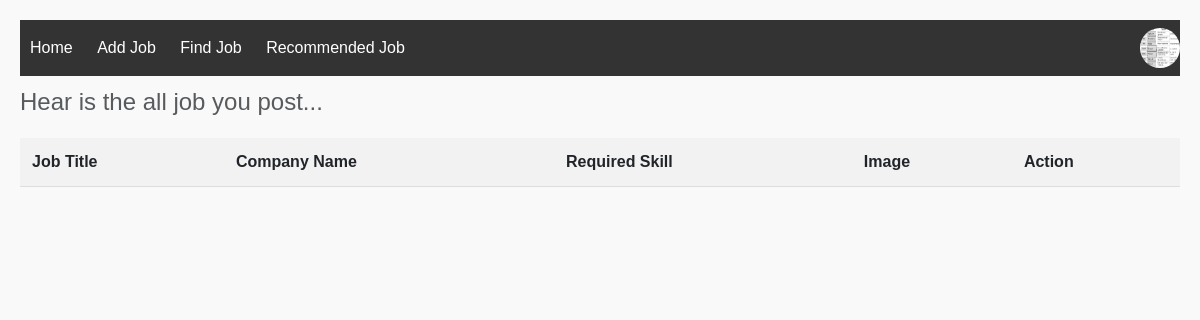
The app's page /allPost (signed in), older data.
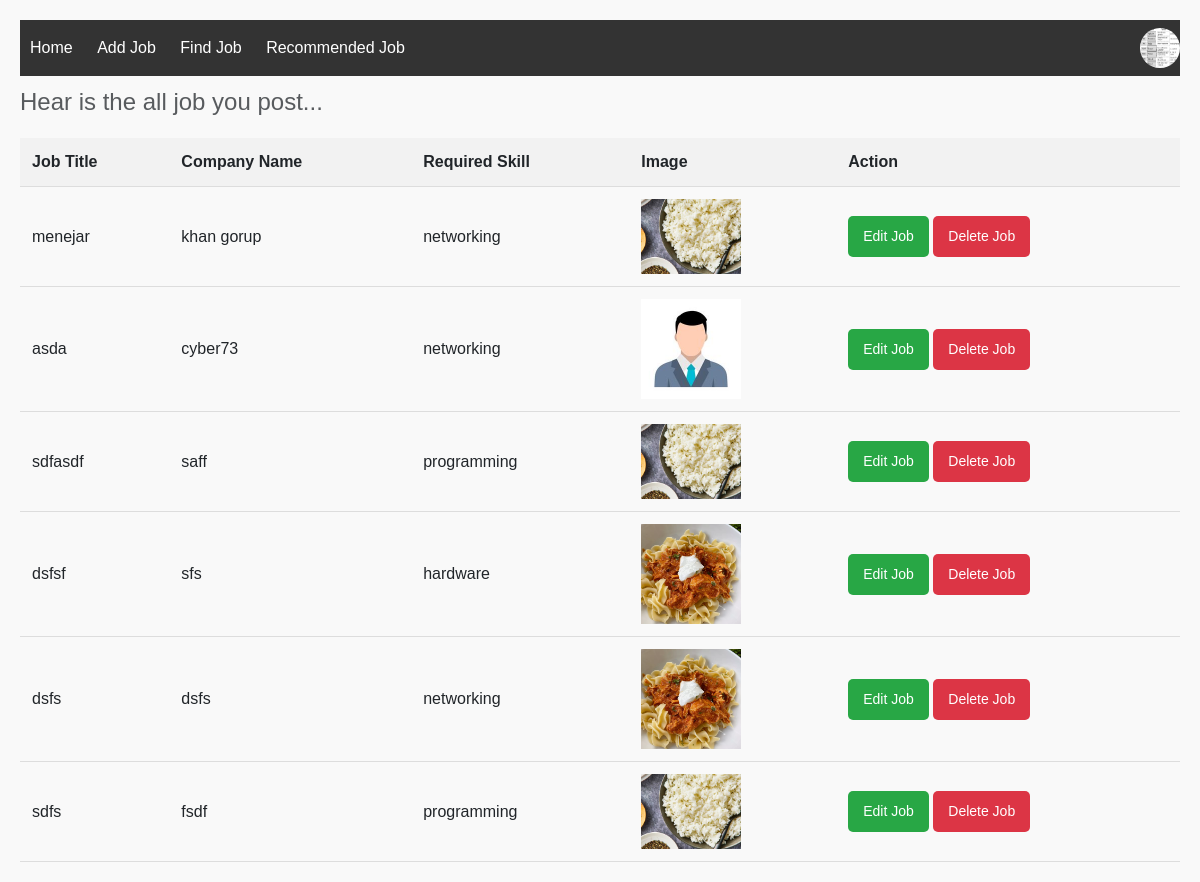
The same page, newer data.
### app/models.py (models this page shows)
class CreateJobModel(models.Model):
    Job_Type=[
        ("full_time","Full Time"),
        ("part_time","Part Time")
    ]
    SKILLS = [
        ("programming", "Programming"),
        ("networking", "Networking"),
        ("hardware", "Hardware"),
    ]
    user=models.ForeignKey(CustomUserModel,on_delete=models.CASCADE,null=True)
    com_name = models.CharField(max_length=255,null=True)
    com_title = models.CharField(max_length=255,null=True)
    com_description = models.TextField(null=True)
    com_logo = models.ImageField(upload_to='static/Midea/company_logos',null=True)
    com_location = models.CharField(max_length=255,null=True)
    job_title = models.CharField(max_length=255,null=True)
    num_openings = models.PositiveIntegerField(null=True)
    Category = models.CharField(choices=Job_Type,max_length=255,null=True)
    job_description = models.TextField(null=True)
    skills = models.CharField(choices=SKILLS,max_length=200,null=True)
    salary = models.CharField(max_length=100,null=True)  # Consider using DecimalField for precise salary values
    deadline = models.DateField(null=True)

### project/views.py (the view)
# urls.py: path('allPost',allPost,name="allPost"),
@login_required
def allPost(req):
    CU=req.user
    data=CreateJobModel.objects.filter(user=CU)
    return render(req,"content/allPost.html",{"data":data})

### template/content/allPost.html (shortened to what this page needs)
{% extends "include/m.html" %}
{% block body %}
<!DOCTYPE html>
<html lang="en">
<head>
    <link rel="stylesheet" href="/static/allPost.css">
</head>
<body>
    <table>
        <caption>Hear is the all job you post...</caption>
        <thead>
            <tr>
                <th>Job Title</th>
                <th>Company Name</th>
                <th>Required Skill</th>
                <th>Image</th>
                <th>Action</th>
            </tr>
        </thead>
        <tbody>
            {% for i in data %}
            <tr>
                <td>{{i.job_title}}</td>
                <td>{{i.com_name}}</td>
                <td>{{i.skills}}</td>
                <td><img src="/{{i.com_logo}}" alt="Company Logo"></td>
                <td>
                    <a href="{% url "editeJob" i.id %}" class="edit-button">Edit Job</a>
                    <a href="{% url "deleteJob" i.id %}" class="delete-button">Delete Job</a>
                </td>
            </tr>
            {% endfor %}
        </tbody>
    </table>
</body>
</html>
{% endblock body %}

Row changes from the older to the newer data that the page shows:
added CreateJobModel: job_title "menejar", com_name "khan gorup", skills "networking", com_logo (picture)
added CreateJobModel: job_title "asda", com_name "cyber73", skills "networking", com_logo (picture)
added CreateJobModel: job_title "sdfasdf", com_name "saff", skills "programming", com_logo (picture)
added CreateJobModel: job_title "dsfsf", com_name "sfs", skills "hardware", com_logo (picture)
added CreateJobModel: job_title "dsfs", com_name "dsfs", skills "networking", com_logo (picture)
added CreateJobModel: job_title "sdfs", com_name "fsdf", skills "programming", com_logo (picture)
